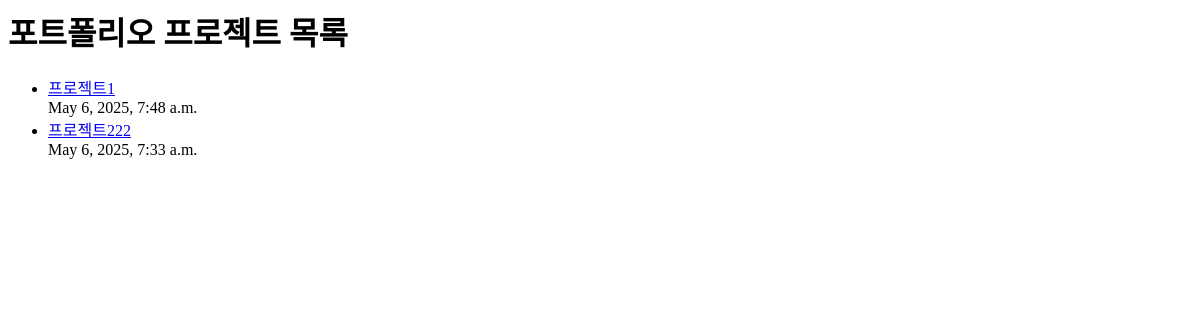
/portfolio/, run on an earlier commit of the app's database.
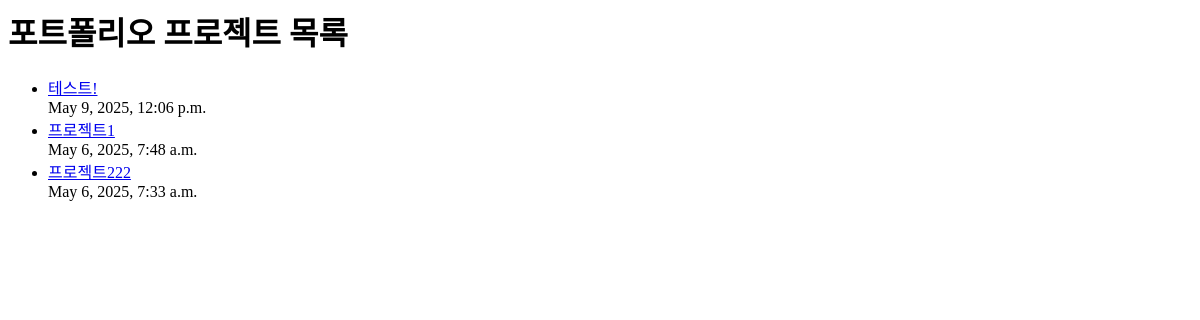
And on a later commit of the database.
### PortfolioApp/models.py (models this page shows, shortened)
class Project(models.Model):
    project_name = models.CharField(max_length=100)
    project_detail = models.CharField(max_length=200)
    pub_date = models.DateTimeField('date published')

### PortfolioApp/views.py (the view)
# urls.py: path('', views.index, name='index'),
def index(request):
    project_list = Project.objects.order_by('-pub_date')
    template = loader.get_template('index.html')
    context = {
        'project_list': project_list,
    }
    return HttpResponse(template.render(context, request))

### PortfolioApp/templates/index.html
<h1>포트폴리오 프로젝트 목록</h1>
{% if project_list %}
    <ul>
        {% for project in project_list %}
            <li>
                <a href="{% url 'PortfolioApp:detail' project.id %}">{{ project.project_name }}</a>
                <div>{{ project.pub_date }}</div>
            </li>
        {% endfor %}
    </ul>
{% else %}
    <p>No projects found.</p>
{% endif %}

What changed in the data, as far as the page shows it:
added Project: project_name "테스트!", pub_date "May 9, 2025, 12:06 p.m."
